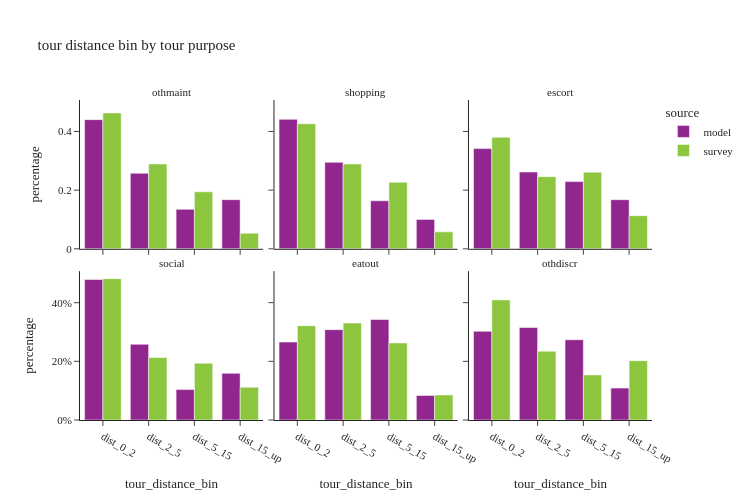

Here is the notebook cell this chart was saved with:
### Markdown cell above
## non-mantatory tour distance by purpose

### Code cell
util.plot_share_facetbar(non_m_tour_data, 'tour_weight', share_col="tour_distance_bin", title="tour distance bin by tour purpose", 
                            facet_col="tour_type", facet_col_wrap=3, height=500, orientation='v')

### Figure 1 — Plotly figure (JSON) as saved in the notebook; plotly's stock layout.template omitted (floating-point values rounded to 4 significant figures)
{"data": [{"alignmentgroup": "True", "customdata": [[122121], [71399], [37360], [46445]], "hovertemplate": "source=model<br>tour_type=othmaint<br>tour_distance_bin=%{x}<br>percentage=%{y}<br>sample_size=%{customdata[0]}<extra></extra>", "legendgroup": "model", "marker": {"color": "#91268F", "pattern": {"shape": ""}}, "name": "model", "offsetgroup": "model", "orientation": "v", "showlegend": true, "textposition": "auto", "type": "bar", "x": ["dist_0_2", "dist_2_5", "dist_5_15", "dist_15_up"], "xaxis": "x4", "y": [0.4404, 0.2575, 0.1347, 0.1675], "yaxis": "y4"}, {"alignmentgroup": "True", "customdata": [[191452], [127908], [70983], [43512]], "hovertemplate": "source=model<br>tour_type=shopping<br>tour_distance_bin=%{x}<br>percentage=%{y}<br>sample_size=%{customdata[0]}<extra></extra>", "legendgroup": "model", "marker": {"color": "#91268F", "pattern": {"shape": ""}}, "name": "model", "offsetgroup": "model", "orientation": "v", "showlegend": false, "textposition": "auto", "type": "bar", "x": ["dist_0_2", "dist_2_5", "dist_5_15", "dist_15_up"], "xaxis": "x5", "y": [0.4413, 0.2948, 0.1636, 0.1003], "yaxis": "y5"}, {"alignmentgroup": "True", "customdata": [[148349], [113755], [99532], [72727]], "hovertemplate": "source=model<br>tour_type=escort<br>tour_distance_bin=%{x}<br>percentage=%{y}<br>sample_size=%{customdata[0]}<extra></extra>", "legendgroup": "model", "marker": {"color": "#91268F", "pattern": {"shape": ""}}, "name": "model", "offsetgroup": "model", "orientation": "v", "showlegend": false, "textposition": "auto", "type": "bar", "x": ["dist_0_2", "dist_2_5", "dist_5_15", "dist_15_up"], "xaxis": "x6", "y": [0.3415, 0.2619, 0.2291, 0.1674], "yaxis": "y6"}, {"alignmentgroup": "True", "customdata": [[443454], [238970], [96086], [147411]], "hovertemplate": "source=model<br>tour_type=social<br>tour_distance_bin=%{x}<br>percentage=%{y}<br>sample_size=%{customdata[0]}<extra></extra>", "legendgroup": "model", "marker": {"color": "#91268F", "pattern": {"shape": ""}}, "name": "model", "offsetgroup": "model", "orientation": "v", "showlegend": false, "textposition": "auto", "type": "bar", "x": ["dist_0_2", "dist_2_5", "dist_5_15", "dist_15_up"], "xaxis": "x", "y": [0.4789, 0.2581, 0.1038, 0.1592], "yaxis": "y"}, {"alignmentgroup": "True", "customdata": [[71020], [82317], [91569], [22337]], "hovertemplate": "source=model<br>tour_type=eatout<br>tour_distance_bin=%{x}<br>percentage=%{y}<br>sample_size=%{customdata[0]}<extra></extra>", "legendgroup": "model", "marker": {"color": "#91268F", "pattern": {"shape": ""}}, "name": "model", "offsetgroup": "model", "orientation": "v", "showlegend": false, "textposition": "auto", "type": "bar", "x": ["dist_0_2", "dist_2_5", "dist_5_15", "dist_15_up"], "xaxis": "x2", "y": [0.2658, 0.308, 0.3426, 0.08358], "yaxis": "y2"}, {"alignmentgroup": "True", "customdata": [[26614], [27739], [24069], [9564]], "hovertemplate": "source=model<br>tour_type=othdiscr<br>tour_distance_bin=%{x}<br>percentage=%{y}<br>sample_size=%{customdata[0]}<extra></extra>", "legendgroup": "model", "marker": {"color": "#91268F", "pattern": {"shape": ""}}, "name": "model", "offsetgroup": "model", "orientation": "v", "showlegend": false, "textposition": "auto", "type": "bar", "x": ["dist_0_2", "dist_2_5", "dist_5_15", "dist_15_up"], "xaxis": "x3", "y": [0.3025, 0.3153, 0.2736, 0.1087], "yaxis": "y3"}, {"alignmentgroup": "True", "customdata": [[359], [193], [175], [61]], "hovertemplate": "source=survey<br>tour_type=othmaint<br>tour_distance_bin=%{x}<br>percentage=%{y}<br>sample_size=%{customdata[0]}<extra></extra>", "legendgroup": "survey", "marker": {"color": "#8CC63E", "pattern": {"shape": ""}}, "name": "survey", "offsetgroup": "survey", "orientation": "v", "showlegend": true, "textposition": "auto", "type": "bar", "x": ["dist_0_2", "dist_2_5", "dist_5_15", "dist_15_up"], "xaxis": "x4", "y": [0.4632, 0.2892, 0.1944, 0.05325], "yaxis": "y4"}, {"alignmentgroup": "True", "customdata": [[618], [331], [293], [115]], "hovertemplate": "source=survey<br>tour_type=shopping<br>tour_distance_bin=%{x}<br>percentage=%{y}<br>sample_size=%{customdata[0]}<extra></extra>", "legendgroup": "survey", "marker": {"color": "#8CC63E", "pattern": {"shape": ""}}, "name": "survey", "offsetgroup": "survey", "orientation": "v", "showlegend": false, "textposition": "auto", "type": "bar", "x": ["dist_0_2", "dist_2_5", "dist_5_15", "dist_15_up"], "xaxis": "x5", "y": [0.4264, 0.2891, 0.2267, 0.05772], "yaxis": "y5"}, {"alignmentgroup": "True", "customdata": [[398], [175], [204], [82]], "hovertemplate": "source=survey<br>tour_type=escort<br>tour_distance_bin=%{x}<br>percentage=%{y}<br>sample_size=%{customdata[0]}<extra></extra>", "legendgroup": "survey", "marker": {"color": "#8CC63E", "pattern": {"shape": ""}}, "name": "survey", "offsetgroup": "survey", "orientation": "v", "showlegend": false, "textposition": "auto", "type": "bar", "x": ["dist_0_2", "dist_2_5", "dist_5_15", "dist_15_up"], "xaxis": "x6", "y": [0.3799, 0.2459, 0.2612, 0.113], "yaxis": "y6"}, {"alignmentgroup": "True", "customdata": [[1239], [644], [568], [255]], "hovertemplate": "source=survey<br>tour_type=social<br>tour_distance_bin=%{x}<br>percentage=%{y}<br>sample_size=%{customdata[0]}<extra></extra>", "legendgroup": "survey", "marker": {"color": "#8CC63E", "pattern": {"shape": ""}}, "name": "survey", "offsetgroup": "survey", "orientation": "v", "showlegend": false, "textposition": "auto", "type": "bar", "x": ["dist_0_2", "dist_2_5", "dist_5_15", "dist_15_up"], "xaxis": "x", "y": [0.4819, 0.2128, 0.1937, 0.1117], "yaxis": "y"}, {"alignmentgroup": "True", "customdata": [[288], [184], [158], [69]], "hovertemplate": "source=survey<br>tour_type=eatout<br>tour_distance_bin=%{x}<br>percentage=%{y}<br>sample_size=%{customdata[0]}<extra></extra>", "legendgroup": "survey", "marker": {"color": "#8CC63E", "pattern": {"shape": ""}}, "name": "survey", "offsetgroup": "survey", "orientation": "v", "showlegend": false, "textposition": "auto", "type": "bar", "x": ["dist_0_2", "dist_2_5", "dist_5_15", "dist_15_up"], "xaxis": "x2", "y": [0.3215, 0.3304, 0.2627, 0.0855], "yaxis": "y2"}, {"alignmentgroup": "True", "customdata": [[70], [37], [35], [23]], "hovertemplate": "source=survey<br>tour_type=othdiscr<br>tour_distance_bin=%{x}<br>percentage=%{y}<br>sample_size=%{customdata[0]}<extra></extra>", "legendgroup": "survey", "marker": {"color": "#8CC63E", "pattern": {"shape": ""}}, "name": "survey", "offsetgroup": "survey", "orientation": "v", "showlegend": false, "textposition": "auto", "type": "bar", "x": ["dist_0_2", "dist_2_5", "dist_5_15", "dist_15_up"], "xaxis": "x3", "y": [0.4095, 0.2345, 0.1537, 0.2024], "yaxis": "y3"}], "layout": {"annotations": [{"font": {}, "showarrow": false, "text": "social", "x": 0.16, "xanchor": "center", "xref": "paper", "y": 0.465, "yanchor": "bottom", "yref": "paper"}, {"font": {}, "showarrow": false, "text": "eatout", "x": 0.5, "xanchor": "center", "xref": "paper", "y": 0.465, "yanchor": "bottom", "yref": "paper"}, {"font": {}, "showarrow": false, "text": "othdiscr", "x": 0.84, "xanchor": "center", "xref": "paper", "y": 0.465, "yanchor": "bottom", "yref": "paper"}, {"font": {}, "showarrow": false, "text": "othmaint", "x": 0.16, "xanchor": "center", "xref": "paper", "y": 1.0, "yanchor": "bottom", "yref": "paper"}, {"font": {}, "showarrow": false, "text": "shopping", "x": 0.5, "xanchor": "center", "xref": "paper", "y": 1.0, "yanchor": "bottom", "yref": "paper"}, {"font": {}, "showarrow": false, "text": "escort", "x": 0.84, "xanchor": "center", "xref": "paper", "y": 1.0, "yanchor": "bottom", "yref": "paper"}], "barmode": "group", "height": 500, "legend": {"title": {"text": "source"}, "tracegroupgap": 0}, "title": {"text": "tour distance bin by tour purpose"}, "width": 750, "xaxis": {"anchor": "y", "domain": [0.0, 0.32], "title": {"text": "tour_distance_bin"}}, "xaxis2": {"anchor": "y2", "domain": [0.34, 0.66], "matches": "x", "title": {"text": "tour_distance_bin"}}, "xaxis3": {"anchor": "y3", "domain": [0.68, 1.0], "matches": "x", "title": {"text": "tour_distance_bin"}}, "xaxis4": {"anchor": "y4", "domain": [0.0, 0.32], "matches": "x", "showticklabels": false}, "xaxis5": {"anchor": "y5", "domain": [0.34, 0.66], "matches": "x", "showticklabels": false}, "xaxis6": {"anchor": "y6", "domain": [0.68, 1.0], "matches": "x", "showticklabels": false}, "yaxis": {"anchor": "x", "domain": [0.0, 0.465], "tickformat": ".0%", "title": {"text": "percentage"}}, "yaxis2": {"anchor": "x2", "domain": [0.0, 0.465], "matches": "y", "showticklabels": false, "tickformat": ".0%"}, "yaxis3": {"anchor": "x3", "domain": [0.0, 0.465], "matches": "y", "showticklabels": false}, "yaxis4": {"anchor": "x4", "domain": [0.535, 1.0], "matches": "y", "title": {"text": "percentage"}}, "yaxis5": {"anchor": "x5", "domain": [0.535, 1.0], "matches": "y", "showticklabels": false}, "yaxis6": {"anchor": "x6", "domain": [0.535, 1.0], "matches": "y", "showticklabels": false}}}
